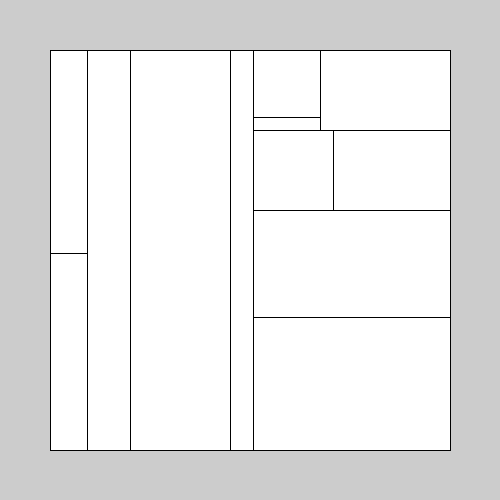
Frame 1 (no input)
Frame 60 (the mouse pressed at the canvas centre just before this capture): identical to frame 1, image omitted
Frame 120 (the mouse held since frame 60 and released just before this capture): identical to frame 1, image omitted

The Processing sketch that drew this single still picture (run headless with seeded random() and noise(); from frame 60 on, the mouse is pressed at the canvas centre):

// Processing sketch: bsp_processing
// ── bsp_processing.pde
int dir;
int pos;

void setup() {
  size(500, 500);
  rect(50, 50, width-100, height-100);
  //fill(255,100);
  cut(50, 50, width-100, height-100, 4);
}

void draw() {
}

void cut(int x, int y, int w, int h, int step) {
  if (w > 0 && h > 0) {
    if (step > 0) {
      step--;
      dir = floor(random(2));
      stroke(0);
      if (dir == 0) {
        pos = floor(random(0+h*0.4, h-h*0.4));
        rect(x, y, w, pos);
        rect(x, y+pos, w, h-pos);

        cut(x, y, w, pos, step);
        cut(x, y+pos, w, h-pos, step);
      }
      if (dir == 1) {
        pos = floor(random(0+w*0.4, w-w*0.4));
        rect(x, y, pos, h);
        rect(x+pos, y, w-pos, h);

        cut(x, y, pos, h, step);
        cut(x+pos, y, w-pos, h, step);
      }
    }
  }
}

class Room {
  int x;
  int y;
  int w;
  int h;

  Room(int x, int y, int w, int h) {
    this.x = x;
    this.y = y;
    this.w = w;
    this.h = h;
  }
}
